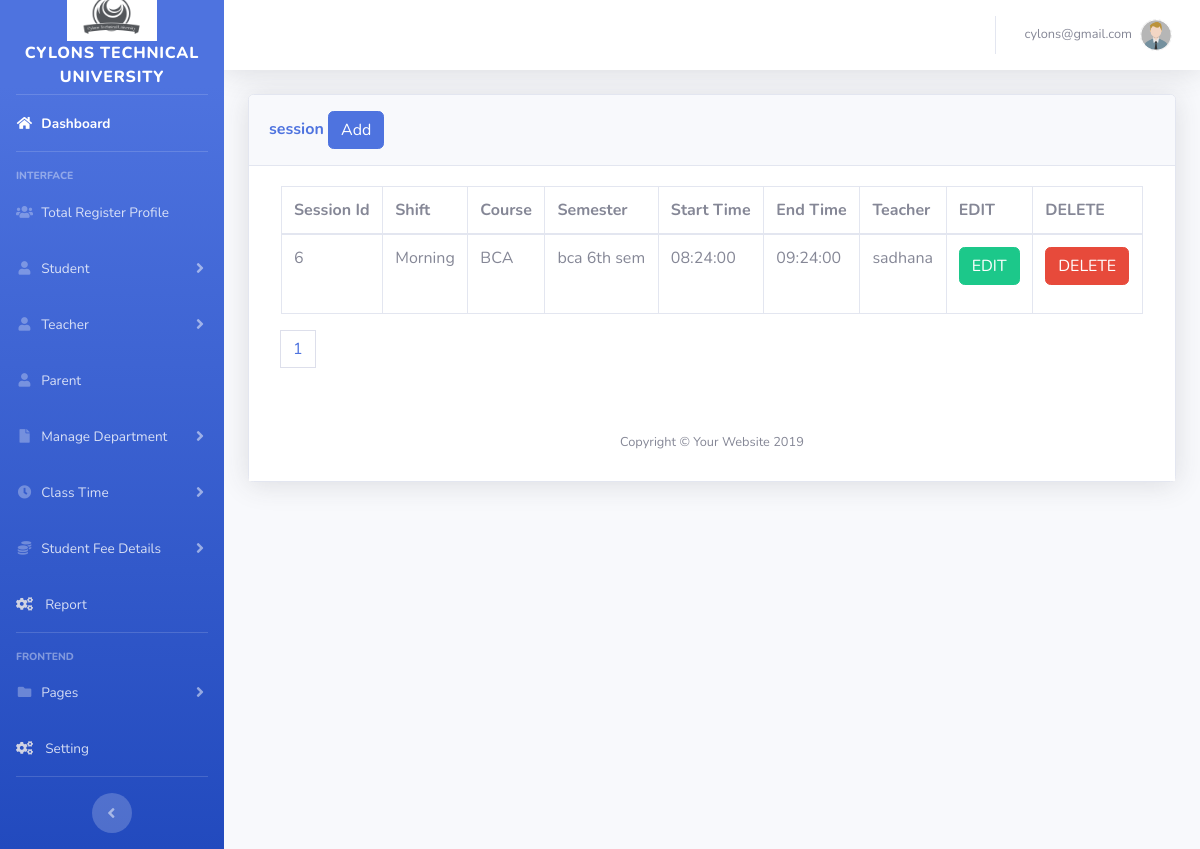
Screenshot of /admin/session_create.php (signed in) with the database file from the repository.
### tables this page shows
CREATE TABLE `session` (
  `session_id` int(11) NOT NULL,
  `shift` enum('Morning','Day','','') NOT NULL,
  `course` varchar(50) NOT NULL,
  `semester` int(11) NOT NULL,
  `start_time` time NOT NULL,
  `end_time` time NOT NULL,
  `faculty` varchar(200) NOT NULL
);

CREATE TABLE `dept_category` (
  `id` int(10) NOT NULL,
  `name` varchar(100) NOT NULL,
  `description` varchar(100) NOT NULL,
  `department` varchar(255) NOT NULL,
  `image` varchar(100) NOT NULL,
  `subject_id` int(11) NOT NULL,
  `faculty_id` int(11) NOT NULL
);

CREATE TABLE `semesters` (
  `semester_id` int(11) NOT NULL,
  `semester_name` varchar(255) NOT NULL,
  `dept_cate_id` int(11) NOT NULL,
  `delete_status` int(11) NOT NULL
);

CREATE TABLE `faculty` (
  `id` int(11) NOT NULL,
  `name` varchar(255) NOT NULL,
  `description` varchar(255) NOT NULL,
  `designation` varchar(255) NOT NULL,
  `image` varchar(50) NOT NULL,
  `email` varchar(200) NOT NULL
);

### admin/session_create.php (the view, shortened to what this page needs)
<?php
include('includes/header.php');
include('includes/navbar.php');
include "dbconfig.php";
?>
            <?php
        $semester = "SELECT * FROM dept_category";
        $dept_run = mysqli_query($conn,$semester);
          ?>
            <?php
        $semester = "SELECT * FROM semesters";
        $dept_run = mysqli_query($conn,$semester);
          ?>
            <?php
        $semester = "SELECT * FROM faculty";
        $dept_run = mysqli_query($conn,$semester);
          ?>
<div class="container-fluid">
<div class="card shadow mb-4">
  <div class="card-header py-3">
    <h6 class="m-0 font-weight-bold text-primary">session
            <button type="button" class="btn btn-primary" data-toggle="modal" data-target="#addadminprofile">
              Add
            </button>
    </h6>
  </div>
  <div class="card-body">
 <div class="table-responsive">
 <div class="col-md-12">
    <?php
    include "dbconfig.php";
    $limit = 3;
    if(isset($_GET['page'])){
       $page = $_GET['page'];
    }else{
       $page =1;
    }
    $offset = ($page - 1 ) * $limit;
    $query = "SELECT * FROM session ORDER BY session_id LIMIT {$offset},{$limit}";
    $query_run = mysqli_query($conn,$query)or die("Query Failed.");
    if(mysqli_num_rows($query_run)>0){
    ?>
      <table class="table table-bordered" id="dataTable" width="100%" cellspacing="0">
        <thead>
          <tr>
            <th>Session Id</th>
            <th> Shift</th>
            <th> Course</th>
            <th> Semester</th>
            <th> Start Time</th>
            <th> End Time</th>
            <th> Teacher</th>
            <th>EDIT </th>
            <th>DELETE </th>
          </tr>
        </thead>
        <tbody>
        <?php
           while($row = mysqli_fetch_assoc($query_run)){
             $course = $row["course"];
             $dpt_cate = "SELECT * FROM dept_category WHERE id='$course'";
             $dpt_cate_run = mysqli_query($conn,$dpt_cate);
             $semester = $row["semester"];
             $dpt_sem = "SELECT * FROM semesters WHERE semester_id='$semester'";
             $dpt_sem_run = mysqli_query($conn,$dpt_sem);
             $faculty = $row["faculty"];
             $dpt_fact = "SELECT * FROM faculty WHERE id='$faculty'";
             $dpt_fact_run = mysqli_query($conn,$dpt_fact);
        ?>
            <tr>
            <td><?php  echo $row['session_id']; ?> </td>
          <td><?php  echo $row['shift']; ?></td>
            <td><?php foreach($dpt_cate_run as $dpt_row) {echo $dpt_row['name'];} ?></td>
            <td><?php foreach($dpt_sem_run as $dpt_row) {echo $dpt_row['semester_name'];} ?></td>
            <td><?php  echo $row['start_time']; ?></td>
            <td><?php  echo $row['end_time']; ?></td>
            <td><?php foreach($dpt_fact_run as $dpt_row) {echo $dpt_row['name'];} ?></td>
            <td>
              <form action="session_edit.php" method="POST">
                <button type="submit" name="dept_cate_editbtn" class="btn btn-success">EDIT</button>
              </form>
            </td>
            <td>
              <form action="sessioncode.php" method="POST">
                <button type="submit" name="dept_cate_deletebtn" class="btn btn-danger">DELETE</button>
              </form>
            </td>
            </tr>
        <?php
        }
        ?>
        </tbody>
      </table>
      <div class="clearfix">
					   <?php
                                      }
                                       $sql1 = "SELECT * FROM session";
                                       $result1 = mysqli_query($conn,$sql1) or die("Query FAiled.");
                                       if(mysqli_num_rows($result1) >0){
                                        $total_records = mysqli_num_rows($result1);
                                        $limit = 3;
                                        $total_page = ceil( $total_records / $limit);
										echo '<ul class="pagination">';
                                        for($i = 1; $i <= $total_page; $i++){
                                            if($i== $page){
                                                $active = "active";
                                            }
                                            else{
                                                $active = "";
                                            }
                                            echo '<li class="'.$active.'" class="page-item "><a href="session.php?page='.$i.'"class="page-link">'.$i.'</a></li>';
                                        }
                                        echo '</ul>';
                                       }
                                       ?>
					   </div>
  </div>
</div>
</div>
<?php
include('includes/footer.php');
?>

### rows the page displays
session: session_id "6", shift "Morning", start_time "08:24:00", end_time "09:24:00"
dept_category: name "BCA"
semesters: semester_name "bca 6th sem"
faculty: name "sadhana"

### other values shown
$_SESSION['username'] "cylons@gmail.com"
